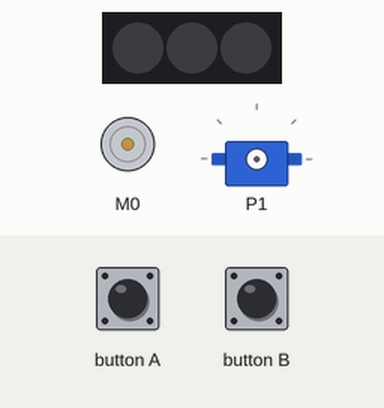
Simulated run of this program. Board: Calliope mini (MakeCode). On the bench: DC motor (green arrow = forward, orange = backward, longer = faster), 3 RGB LEDs in strip order, left to right, servo. The test bench sets the inputs (shaded band).

Above: at 1.2 s.
1.3 s: button A pressed for 0.15 s
At 2.1 s:
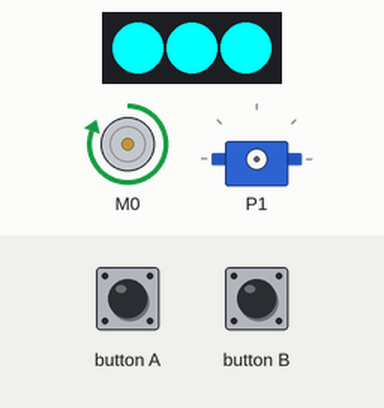
2.9 s: button A pressed for 0.15 s
At 4.2 s:
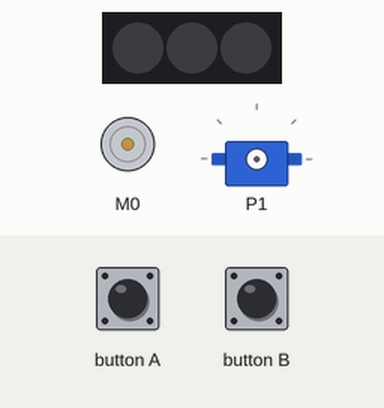
4.5 s: button B pressed for 0.15 s
6.1 s: button B pressed for 0.15 s
At 6.9 s:
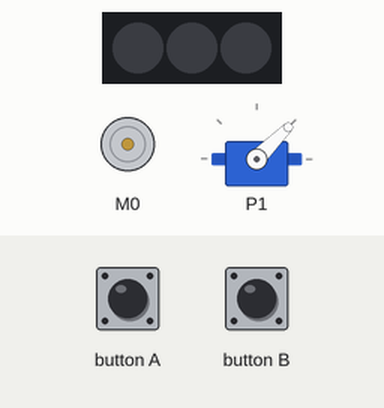
7.7 s: button A pressed for 0.15 s
At 8.1 s:
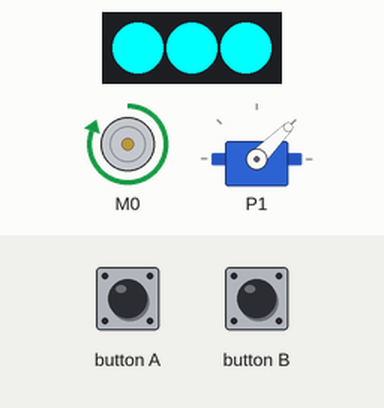
9.3 s: button B pressed for 0.15 s
At 10.6 s:
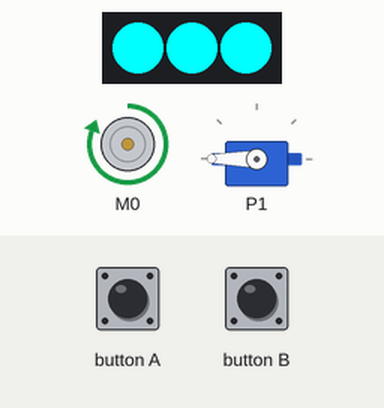
Timing chart, 0 to 11.9 s (numbered marks = the images above; inputs shaded):
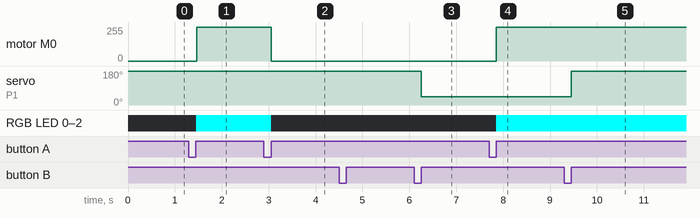

Measured:
- after the input at 1.3 s, motor M0: stopped → forward 255/255 after 0.17 s; RGB LED 0–2: off → RGB(0, 255, 255) after 0.15 s
- after the input at 2.9 s, motor M0: forward 255/255 → stopped after 0.15 s; RGB LED 0–2: RGB(0, 255, 255) → off after 0.15 s
- after the input at 6.1 s, servo on P1: 180° → 45° after 0.15 s
- after the input at 7.7 s, motor M0: stopped → forward 255/255 after 0.15 s; RGB LED 0–2: off → RGB(0, 255, 255) after 0.15 s
- after the input at 9.3 s, servo on P1: 45° → 180° after 0.15 s

The program:

main.ts
```typescript
let Mot = 0
let Servo = 0
input.onButtonEvent(Button.A, input.buttonEventClick(), function () {
    if (Mot != 1) {
        Mot = 1
        motors.dualMotorPower(Motor.M0, 100)
        basic.setLedColors(0x00ffff, 0x00ffff, 0x00ffff)
    } else {
        Mot = 0
        motors.dualMotorPower(Motor.M0, 0)
        basic.setLedColors(0x000000, 0x000000, 0x000000)
    }
})
input.onButtonEvent(Button.B, input.buttonEventClick(), function () {
    if (Servo != 1) {
        Servo = 1
        pins.servoWritePin(AnalogPin.P1, 180)
    } else {
        Servo = 0
        pins.servoWritePin(AnalogPin.P1, 45)
    }
})
```

test.ts
```typescript
// Hier kann man Tests durchführen; diese Datei wird nicht kompiliert, wenn dieses Paket als Erweiterung verwendet wird.
```
